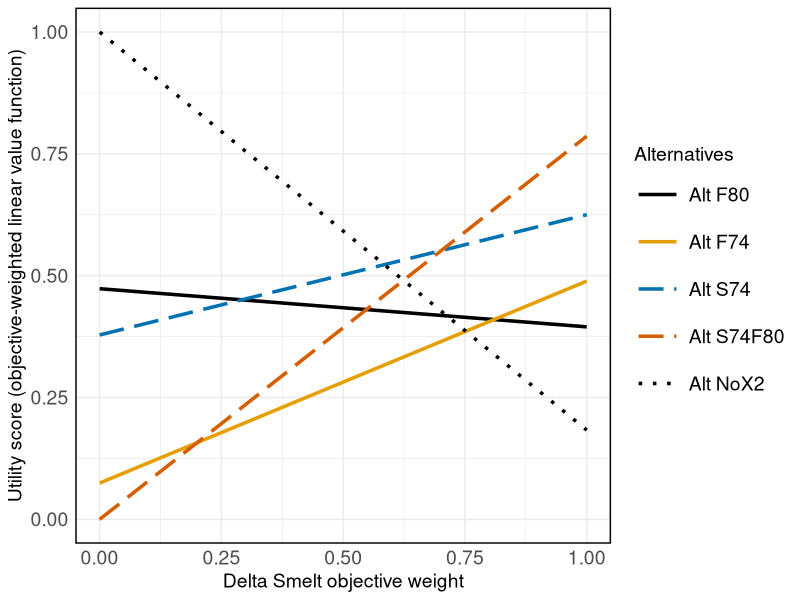
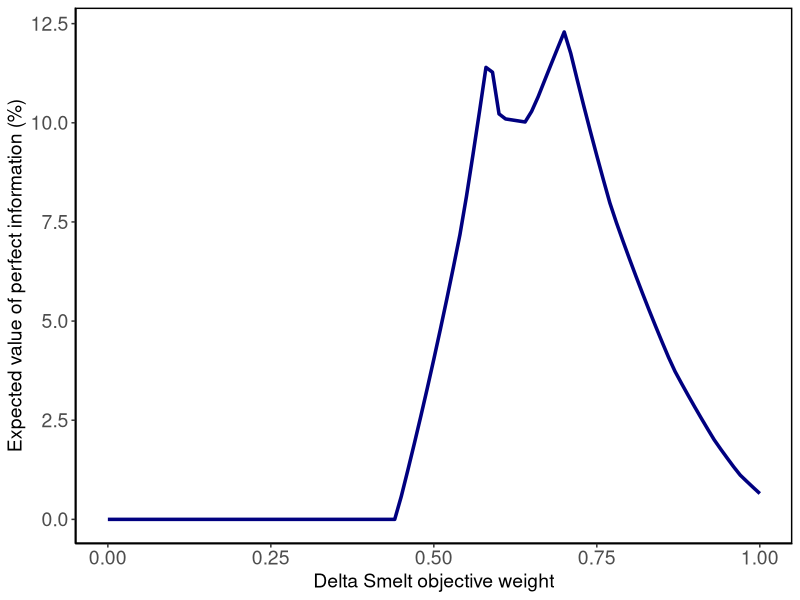
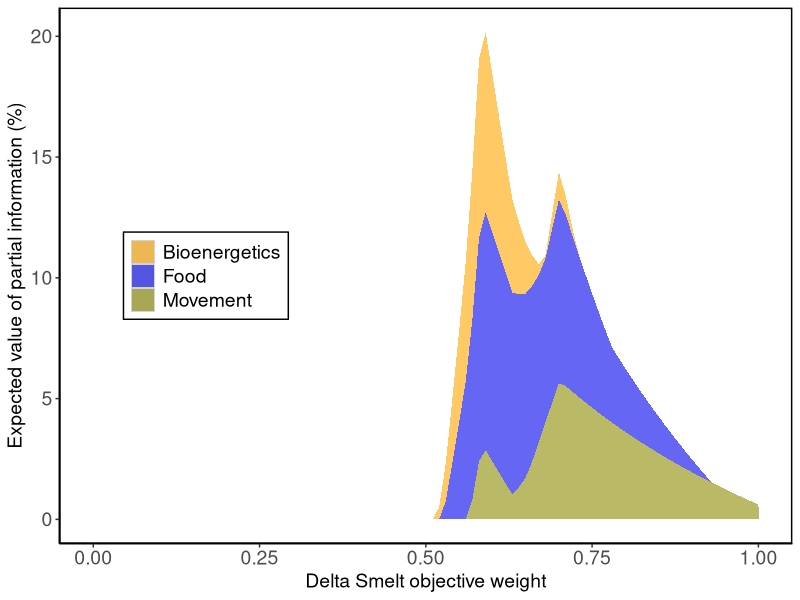
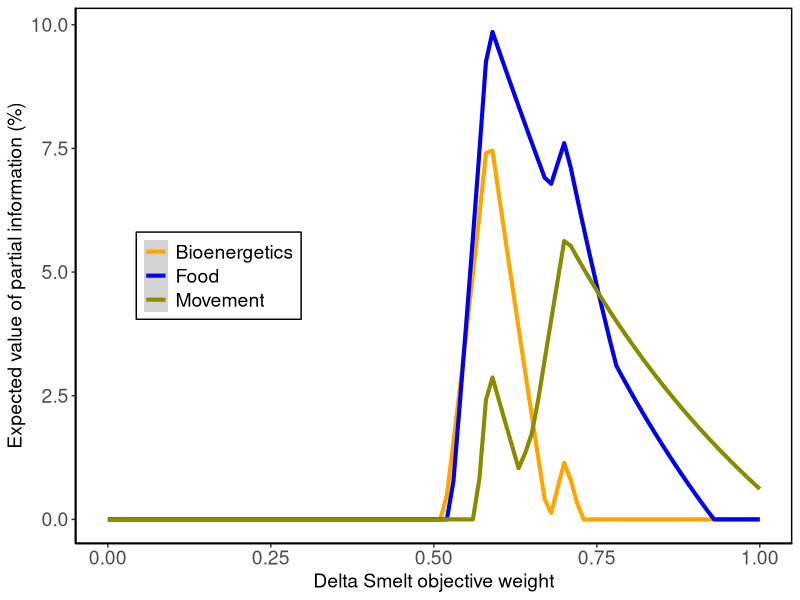
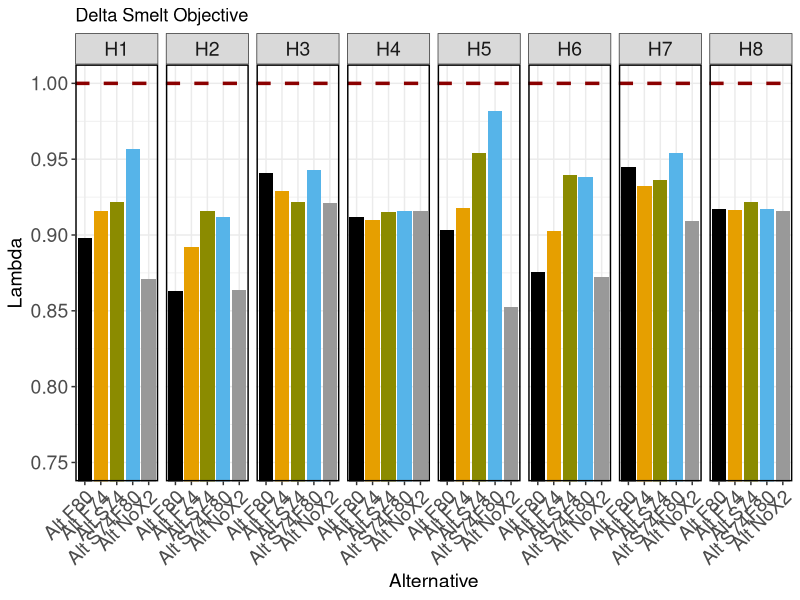
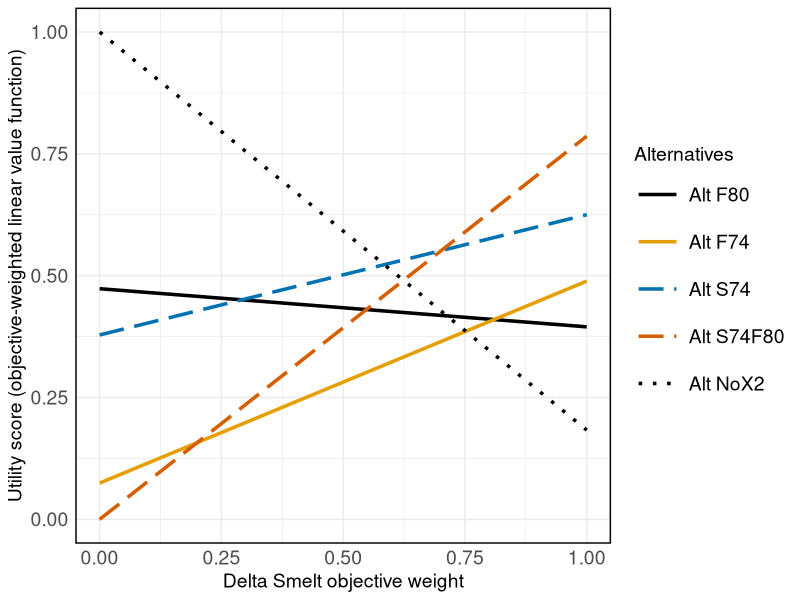
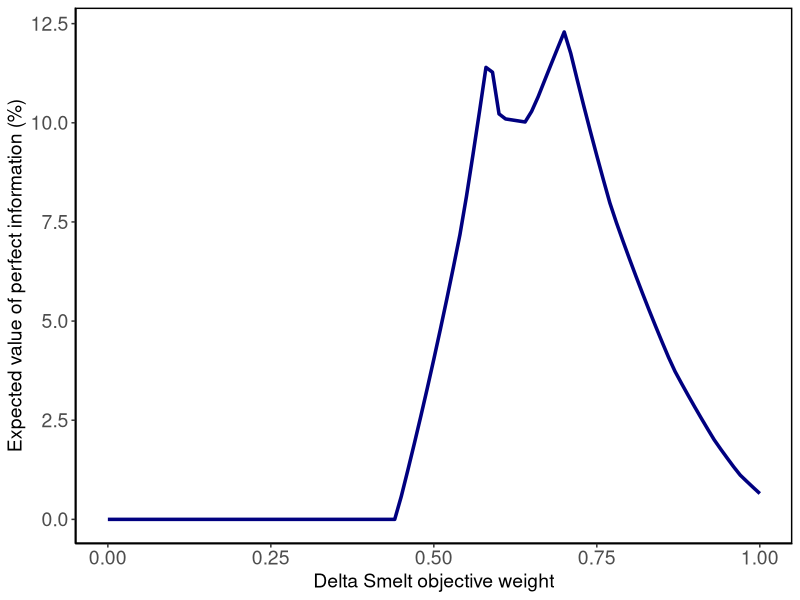
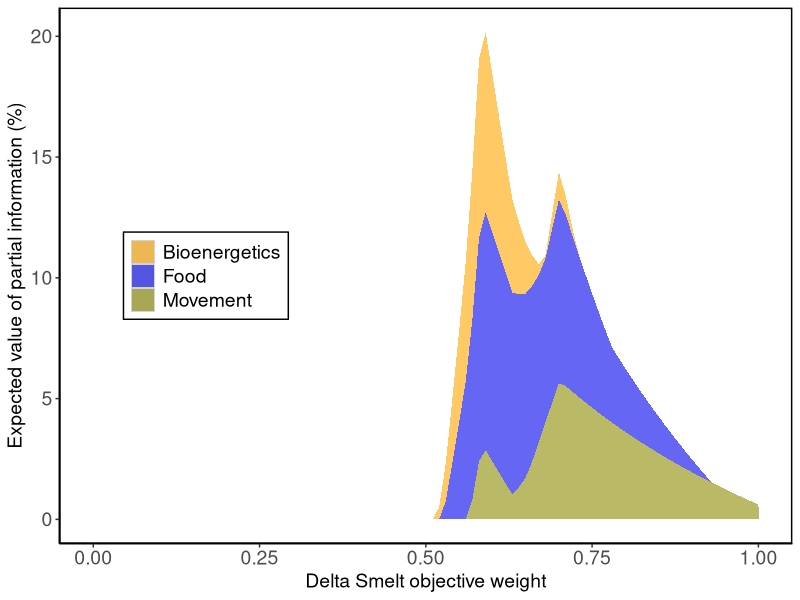

Reproduce these figures in R, in order.
library(tidyverse)

setwd("C:/Users/bmahardja/Documents/GitHub/DeltaSmelt_SummerFallX2_VOI/Consequence_Table")

cons_table <- read.csv(file.path("Data","ConsequenceTable_2024-09-25.csv"))

# Standardize score based on local scale

dsm <- cons_table %>% filter(Objective=="DeltaSmelt") %>%
  mutate(std_score=(Score-min(Score))/(max(Score)-min(Score)))

water <- cons_table %>% filter(Objective=="WaterCost") %>%
  mutate(std_score=(max(Score)-Score)/(max(Score)-min(Score)))


# Hypothesis weights
cons_table_std <- bind_rows(dsm, water) %>% mutate(hypo_weight= case_when(Hypothesis == "H1" ~ 0.2875,
                                                                          Hypothesis == "H2" ~ 0.0875,
                                                                          Hypothesis == "H3" ~ 0.0875,
                                                                          Hypothesis == "H4" ~ 0.0375,
                                                                          Hypothesis == "H5" ~ 0.2875,
                                                                          Hypothesis == "H6" ~ 0.0875,
                                                                          Hypothesis == "H7" ~ 0.0875,
                                                                          Hypothesis == "H8" ~ 0.0375
                                                                          )) %>%
  mutate(score_hyp = hypo_weight*std_score) 

# Create dataset necessary for the line plot
line_plot_data <- cons_table_std %>% group_by(Alternatives,Objective) %>%
  summarise(comp_score = sum(score_hyp)) %>% mutate(fish_weight = case_when(Objective == "DeltaSmelt" ~ 1.0,
                                                                            Objective == "WaterCost" ~ 0))
# Define custom colors
custom_colors <- c("Alt F80" = "black","Alt F74" = "#E69F00", "Alt S74" = "#0072B2", "Alt S74F80"= "#D55E00","Alt NoX2" = "black","Alt NoFlow" = "black")
custom_line <- c("Alt F80" = "solid","Alt F74" = "solid", "Alt S74" = "longdash", "Alt S74F80"= "longdash","Alt NoX2" = "dotted","Alt NoFlow" = "dotted")

# Convert the 'Category' column to a factor with a specific order
line_plot_data$Alternatives <- factor(line_plot_data$Alternatives, levels = c("Alt F80", "Alt F74", "Alt S74",
                                                                                "Alt S74F80","Alt NoX2"))
# Change name for AFS
#levels(line_plot_data$Alternatives)[levels(line_plot_data$Alternatives) == "Alt NoX2"] <- "Alt NoFlow"


# Line plot
plot_scoreline <- ggplot(data=line_plot_data, aes(x=fish_weight, y=comp_score, color=Alternatives,linetype=Alternatives)) +
  geom_line(linewidth= 1.2) +
  theme_minimal()+
  labs(title = NULL,
       x = "Delta Smelt objective weight",
       y = "Utility score (objective-weighted linear value function)") +
  theme(axis.text = element_text(size = 14),  # Increase tick mark font size
  panel.border = element_rect(color = "black", fill = NA, linewidth = 1),
  legend.text=element_text(size=14),
  legend.title=element_text(size=14),
  axis.title.x = element_text(size=14),
  axis.title.y = element_text(size=14),
  legend.key.size = unit(1.2, "cm"))+
  scale_color_manual(values = custom_colors) +
  scale_linetype_manual(values = custom_line)
plot_scoreline

# Export plot
tiff(filename=file.path("Output","Figure_LinePlot_2Objectives.tiff"),
     type="cairo",
     units="in", 
     width=10, #10*1, 
     height=6, #22*1, 
     pointsize=5, #12, 
     res=300,
     compression="lzw")
plot_scoreline
dev.off()

######
# Expected Value of Perfect Information calculation


#####
# Initialize the results data frame
EVPI_results <- data.frame(fish_weight = numeric(), EVPI = numeric(), EV_uncertainty = numeric())

# Assuming cons_table_std is already defined and contains the necessary columns

# Define a function to calculate EVPI for a given fish weight
calculate_EVPI <- function(i) {
  cons_table_reconfig <- cons_table_std %>% 
    dplyr::select(Alternatives, Hypothesis, Objective, std_score, hypo_weight) %>% 
    spread(Objective, std_score) %>% 
    mutate(composite_score = (DeltaSmelt * i) + (WaterCost * (1 - i)))
  
  certainty_calc <- cons_table_reconfig %>% 
    group_by(Hypothesis) %>% 
    summarise(composite_score = max(composite_score), hypo_weight = mean(hypo_weight)) %>%
    mutate(hypothesis_score = composite_score * hypo_weight)
  
  EV_under_certainty <- sum(certainty_calc$hypothesis_score)
  
  uncertainty_calc <- cons_table_reconfig %>% 
    mutate(composite_score_hypo = hypo_weight * composite_score) %>% 
    group_by(Alternatives) %>% 
    summarise(composite_score = sum(composite_score_hypo))
  
  EV_under_uncertainty <- max(uncertainty_calc$composite_score)
  
  EV_PI <- EV_under_certainty - EV_under_uncertainty
  
  # Create a new row with the fish weight and EVPI results
  new_row <- data.frame(fish_weight = i,
                        EVPI = EV_PI, 
                        EV_uncertainty = EV_under_uncertainty)
  
  return(new_row)
}

# Use lapply to calculate EVPI for each fish weight
EVPI_results_list <- lapply(seq(0, 1, 0.01), calculate_EVPI)

# Combine the results into a single data frame
EVPI_results <- do.call(rbind, EVPI_results_list)

# Add percentage of value per Brian Healy's figure
EVPI_results <- EVPI_results %>% mutate(percent_EVPI = EVPI/EV_uncertainty*100)

#####
# Create plot for EVPI
plot_EVPI <- ggplot(EVPI_results, aes(x = fish_weight, y = percent_EVPI)) +
  geom_line(color = "navy", linewidth = 1.2) +  # Line color and thickness
  labs(title = NULL,
       x = "Delta Smelt objective weight",
       y = "Expected value of perfect information (%)") +
  theme_classic() +                          # Classic theme
  theme(axis.text = element_text(size = 14),  # Increase tick mark font size
        panel.border = element_rect(color = "black", fill = NA, linewidth = 1),
        legend.text=element_text(size=14),
        legend.title=element_text(size=14),
        axis.title.x = element_text(size=14),
        axis.title.y = element_text(size=14))
plot_EVPI

# Export plot
tiff(filename=file.path("Output","Figure_EVPI_2Objectives.tiff"),
     type="cairo",
     units="in", 
     width=8, #10*1, 
     height=6, #22*1, 
     pointsize=5, #12, 
     res=300,
     compression="lzw")
plot_EVPI
dev.off()

        
######
# Partial Expected Value of Perfect Information calculation

# Partial EVPI for resolving the food hypothesis

# Set up the data frame
EVPI_results_partial_food <- data.frame(fish_weight = numeric(),
                                        EVPI = numeric(), 
                                        Hypothesis = factor())

# Define a function to calculate partial EVPI for a given fish weight
calculate_partial_EVPI_food <- function(i) {
  cons_table_reconfig <- cons_table_std %>% 
    dplyr::select(Alternatives, Hypothesis, Objective, std_score, hypo_weight) %>% 
    spread(Objective, std_score) %>% 
    mutate(composite_score = (DeltaSmelt * i) + (WaterCost * (1 - i))) %>%
    # Create a new column that defines the food hypothesis
    mutate(Hypothesis_food = case_when(Hypothesis == "H1" ~ "Food",
                                       Hypothesis == "H2" ~ "Food",
                                       Hypothesis == "H3" ~ "No Food",
                                       Hypothesis == "H4" ~ "No Food",
                                       Hypothesis == "H5" ~ "Food",
                                       Hypothesis == "H6" ~ "Food",
                                       Hypothesis == "H7" ~ "No Food",
                                       Hypothesis == "H8" ~ "No Food"))
  
  partial_certainty_calc <- cons_table_reconfig %>% 
    group_by(Hypothesis_food, Alternatives) %>% 
    mutate(composite_score_hypo = hypo_weight * composite_score) %>%
    summarise(composite_score = sum(composite_score_hypo), 
              hypo_weight = sum(hypo_weight), .groups = 'drop') %>%
    # Remember to divide everything by the collapsed/combined hypothesis weights
    mutate(composite_score = composite_score / hypo_weight) %>% 
    ungroup() %>%
    group_by(Hypothesis_food) %>% 
    summarise(hypo_weight = mean(hypo_weight), 
              best_score = max(composite_score), .groups = 'drop') %>%
    mutate(score_for_EVPI = hypo_weight * best_score)
  
  EV_under_partial_certainty <- sum(partial_certainty_calc$score_for_EVPI)
  
  uncertainty_calc <- cons_table_reconfig %>% 
    mutate(composite_score_hypo = hypo_weight * composite_score) %>% 
    group_by(Alternatives) %>% 
    summarise(composite_score = sum(composite_score_hypo), .groups = 'drop')
  
  EV_under_uncertainty <- max(uncertainty_calc$composite_score)
  
  EVPI_partial_food <- EV_under_partial_certainty - EV_under_uncertainty
  
  # Create a new row with the fish weight and EVPI results
  new_row <- data.frame(fish_weight = i,
                        EVPI = EVPI_partial_food,
                        Hypothesis = "Food")
  
  return(new_row)
}

# Use lapply to calculate the partial EVPI for each fish weight
EVPI_results_list <- lapply(seq(0, 1, 0.01), calculate_partial_EVPI_food)

# Combine the results into a single data frame
EVPI_results_partial_food <- do.call(rbind, EVPI_results_list)


# Set up the data frame
EVPI_results_partial_movement <- data.frame(fish_weight = numeric(),
                                            EVPI = numeric(), 
                                            Hypothesis = factor())

# Define a function to calculate partial EVPI for a given fish weight
calculate_partial_EVPI_movement <- function(i) {
  cons_table_reconfig <- cons_table_std %>% 
    dplyr::select(Alternatives, Hypothesis, Objective, std_score, hypo_weight) %>% 
    spread(Objective, std_score) %>% 
    mutate(composite_score = (DeltaSmelt * i) + (WaterCost * (1 - i))) %>%
    # Create a new column that defines the movement hypothesis
    mutate(Hypothesis_movement = case_when(Hypothesis == "H1" ~ "Movement",
                                           Hypothesis == "H2" ~ "No Movement",
                                           Hypothesis == "H3" ~ "Movement",
                                           Hypothesis == "H4" ~ "No Movement",
                                           Hypothesis == "H5" ~ "Movement",
                                           Hypothesis == "H6" ~ "No Movement",
                                           Hypothesis == "H7" ~ "Movement",
                                           Hypothesis == "H8" ~ "No Movement"))
  
  partial_certainty_calc <- cons_table_reconfig %>% 
    group_by(Hypothesis_movement, Alternatives) %>% 
    mutate(composite_score_hypo = hypo_weight * composite_score) %>%
    summarise(composite_score = sum(composite_score_hypo), 
              hypo_weight = sum(hypo_weight), .groups = 'drop') %>%
    # Remember to divide everything by the collapsed/combined hypothesis weights
    mutate(composite_score = composite_score / hypo_weight) %>% 
    ungroup() %>%
    group_by(Hypothesis_movement) %>% 
    summarise(hypo_weight = mean(hypo_weight), 
              best_score = max(composite_score), .groups = 'drop') %>%
    mutate(score_for_EVPI = hypo_weight * best_score)
  
  EV_under_partial_certainty <- sum(partial_certainty_calc$score_for_EVPI)
  
  uncertainty_calc <- cons_table_reconfig %>% 
    mutate(composite_score_hypo = hypo_weight * composite_score) %>% 
    group_by(Alternatives) %>% 
    summarise(composite_score = sum(composite_score_hypo), .groups = 'drop')
  
  EV_under_uncertainty <- max(uncertainty_calc$composite_score)
  
  EVPI_partial_movement <- EV_under_partial_certainty - EV_under_uncertainty
  
  # Create a new row with the fish weight and EVPI results
  new_row <- data.frame(fish_weight = i,
                        EVPI = EVPI_partial_movement,
                        Hypothesis = "Movement")
  
  return(new_row)
}

# Use lapply to calculate the partial EVPI for each fish weight
EVPI_results_list_movement <- lapply(seq(0, 1, 0.01), calculate_partial_EVPI_movement)

# Combine the results into a single data frame
EVPI_results_partial_movement <- do.call(rbind, EVPI_results_list_movement)

# Add bioenergetic uncertainty

# Set up the data frame
EVPI_results_partial_bioenergetics <- data.frame(fish_weight = numeric(),
                                            EVPI = numeric(), 
                                            Hypothesis = factor())

# Define a function to calculate partial EVPI for a given fish weight
calculate_partial_EVPI_bioenergetics <- function(i) {
  cons_table_reconfig <- cons_table_std %>% 
    dplyr::select(Alternatives, Hypothesis, Objective, std_score, hypo_weight) %>% 
    spread(Objective, std_score) %>% 
    mutate(composite_score = (DeltaSmelt * i) + (WaterCost * (1 - i))) %>%
    # Create a new column that defines the movement hypothesis
    mutate(Hypothesis_bioenergetics = case_when(Hypothesis == "H1" ~ "IBMR_v1",
                                           Hypothesis == "H2" ~ "IBMR_v1",
                                           Hypothesis == "H3" ~ "IBMR_v1",
                                           Hypothesis == "H4" ~ "IBMR_v1",
                                           Hypothesis == "H5" ~ "IBMR_v2",
                                           Hypothesis == "H6" ~ "IBMR_v2",
                                           Hypothesis == "H7" ~ "IBMR_v2",
                                           Hypothesis == "H8" ~ "IBMR_v2"))
  
  partial_certainty_calc <- cons_table_reconfig %>% 
    group_by(Hypothesis_bioenergetics, Alternatives) %>% 
    mutate(composite_score_hypo = hypo_weight * composite_score) %>%
    summarise(composite_score = sum(composite_score_hypo), 
              hypo_weight = sum(hypo_weight), .groups = 'drop') %>%
    # Remember to divide everything by the collapsed/combined hypothesis weights
    mutate(composite_score = composite_score / hypo_weight) %>% 
    ungroup() %>%
    group_by(Hypothesis_bioenergetics) %>% 
    summarise(hypo_weight = mean(hypo_weight), 
              best_score = max(composite_score), .groups = 'drop') %>%
    mutate(score_for_EVPI = hypo_weight * best_score)
  
  EV_under_partial_certainty <- sum(partial_certainty_calc$score_for_EVPI)
  
  uncertainty_calc <- cons_table_reconfig %>% 
    mutate(composite_score_hypo = hypo_weight * composite_score) %>% 
    group_by(Alternatives) %>% 
    summarise(composite_score = sum(composite_score_hypo), .groups = 'drop')
  
  EV_under_uncertainty <- max(uncertainty_calc$composite_score)
  
  EVPI_partial_bioenergetics <- EV_under_partial_certainty - EV_under_uncertainty
  
  # Create a new row with the fish weight and EVPI results
  new_row <- data.frame(fish_weight = i,
                        EVPI = EVPI_partial_bioenergetics,
                        Hypothesis = "Bioenergetics")
  
  return(new_row)
}

# Use lapply to calculate the partial EVPI for each fish weight
EVPI_results_list_bioenergetics <- lapply(seq(0, 1, 0.01), calculate_partial_EVPI_bioenergetics)

# Combine the results into a single data frame
EVPI_results_partial_bioenergetics <- do.call(rbind, EVPI_results_list_bioenergetics)


# Combine the three datasets together
EVPI_results_combined <- bind_rows(EVPI_results_partial_food,EVPI_results_partial_movement,EVPI_results_partial_bioenergetics)

EVPI_results_combined <- EVPI_results_combined %>% left_join(EVPI_results %>% select(fish_weight,EV_uncertainty)) %>%
  mutate(percent_EVPI = EVPI/EV_uncertainty*100)

# Define custom colors
custom_colors <- c("Food" = "blue2", "Movement" = "yellow4", "Bioenergetics" = "orange")

# Stacked area chart
plot_partial_EVPI_stack <- ggplot(EVPI_results_combined, aes(x=fish_weight, y=percent_EVPI, fill=Hypothesis)) + 
  geom_area(alpha=0.6, position='stack') + 
   labs(title = NULL,
       x = "Delta Smelt objective weight",
       y = "Expected value of partial information (%)") +
  theme_classic() +                          # Classic theme 
  theme(axis.text = element_text(size = 14),
        panel.border = element_rect(color = "black", fill = NA, linewidth = 1),
        legend.text=element_text(size=14),
        legend.title=element_text(size=14),
        axis.title.x = element_text(size=14),
        axis.title.y = element_text(size=14))+
  theme(legend.title = element_blank(),      # Remove legend title
        legend.position = c(0.2, 0.5),            # Position the legend
        legend.background = element_rect(color = "black"), # Legend background
        legend.key = element_rect(fill = "lightgray")) + # Legend key color
  scale_fill_manual(values = custom_colors)  +   # Use a color palette
  scale_color_manual(values = custom_colors)

plot_partial_EVPI_stack

# Export plot
tiff(filename=file.path("Output","Figure_EVPI_partial_2Objectives_stack.tiff"),
     type="cairo",
     units="in", 
     width=8, #10*1, 
     height=6, #22*1, 
     pointsize=5, #12, 
     res=300,
     compression="lzw")
plot_partial_EVPI_stack
dev.off()

# Line plot
plot_partial_EVPI_line <- ggplot(EVPI_results_combined, aes(x=fish_weight, y=percent_EVPI, fill=Hypothesis)) + 
  #geom_area(alpha=0.6, position='stack') +  
  geom_line(aes(color=Hypothesis),size=1.4)+
  labs(title = NULL,
       x = "Delta Smelt objective weight",
       y = "Expected value of partial information (%)") +
  theme_classic() +                          # Classic theme 
  theme(axis.text = element_text(size = 14),
        panel.border = element_rect(color = "black", fill = NA, linewidth = 1),
        legend.text=element_text(size=14),
        legend.title=element_text(size=14),
        axis.title.x = element_text(size=14),
        axis.title.y = element_text(size=14))+
  theme(legend.title = element_blank(),      # Remove legend title
        legend.position = c(0.2, 0.5),            # Position the legend
  legend.background = element_rect(color = "black"), # Legend background
  legend.key = element_rect(fill = "lightgray")) + # Legend key color
  scale_fill_manual(values = custom_colors)  +   # Use a color palette
  scale_color_manual(values = custom_colors)

plot_partial_EVPI_line

# Export plot
tiff(filename=file.path("Output","Figure_EVPI_partial_2Objectives_line.tiff"),
     type="cairo",
     units="in", 
     width=8, #10*1, 
     height=6, #22*1, 
     pointsize=5, #12, 
     res=300,
     compression="lzw")
plot_partial_EVPI_line
dev.off()

#######
# Alternate way of showing data instead of consequence table
# Using bar chart

# Define custom colors
custom_colors_alt <- c("Alt F80" = "#000000", "Alt F74" = "#E69F00",
                       "Alt S74" = "yellow4" , "Alt S74F80" = "#56B4E9","Alt NoX2"= "#999999")

# Grab data for the water cost plot
data_plot_water <- cons_table %>% filter(Objective=="WaterCost"&Hypothesis=="H1") %>%
  select(-Hypothesis)

# Convert the 'Category' column to a factor with a specific order
data_plot_water$Alternatives <- factor(data_plot_water$Alternatives, levels = c("Alt F80", "Alt F74", "Alt S74",
                                                                                "Alt S74F80","Alt NoX2"))

# Change name for AFS
#levels(data_plot_water$Alternatives)[levels(data_plot_water$Alternatives) == "Alt NoX2"] <- "Alt NoFlow"

# Water cost plot
plot_bar_water <- ggplot(data_plot_water, aes(x=Alternatives, y=Score, fill=Alternatives)) +
  geom_bar(stat = "identity") +
  labs(title = "Water Cost Objective",
       x = "Alternative",
       y = "Thousand Acre Feet") + 
  scale_fill_manual(values = custom_colors_alt,guide="none")  +   # Use a color palette
  theme_bw() +                          # Classic theme 
  theme(axis.text = element_text(size = 14),
        panel.border = element_rect(color = "black", fill = NA, linewidth = 1),
        axis.title.x = element_text(size=14),
        axis.title.y = element_text(size=14))
#plot_bar_water

# Export plot
tiff(filename=file.path("Output","Figure_BarPlot_WaterObjective.tiff"),
     type="cairo",
     units="in", 
     width=8, #10*1, 
     height=5, #22*1, 
     pointsize=5, #12, 
     res=300,
     compression="lzw")
plot_bar_water
dev.off()

# Grab data for the delta smelt plot
data_plot_dsm <- dsm

# Convert the 'Category' column to a factor with a specific order
data_plot_dsm$Alternatives <- factor(data_plot_dsm$Alternatives, levels = c("Alt F80", "Alt F74", "Alt S74",
                                                                                "Alt S74F80","Alt NoX2"))
# Change name for AFS
#levels(data_plot_dsm$Alternatives)[levels(data_plot_dsm$Alternatives) == "Alt NoX2"] <- "Alt NoFlow"

# Delta Smelt obj plot
plot_bar_dsm <- ggplot(data_plot_dsm, aes(x=Alternatives, y=Score, fill=Alternatives)) +
  geom_bar(stat = "identity") +
  labs(title = "Delta Smelt Objective",
       x = "Alternative",
       y = "Lambda") + 
  facet_grid(cols = vars(Hypothesis)) +
  scale_fill_manual(values = custom_colors_alt,guide="none")  +   # Use a color palette
  theme_bw() +                          # Classic theme 
  coord_cartesian(ylim=c(0.75,1.00)) +
  theme(axis.text.y = element_text(size = 14),
        axis.text.x = element_text(size = 14,angle = 45, hjust = 1),
        panel.border = element_rect(color = "black", fill = NA, linewidth = 1),
        axis.title.x = element_text(size=14),
        axis.title.y = element_text(size=14),
        strip.text = element_text(size = 14))+
  geom_hline(yintercept=1, linetype="dashed", color = "darkred",linewidth=1.2)
plot_bar_dsm


# Export plot
tiff(filename=file.path("Output","Figure_BarPlot_DeltaSmeltObjective.tiff"),
     type="cairo",
     units="in", 
     width=12, #10*1, 
     height=6, #22*1, 
     pointsize=5, #12, 
     res=300,
     compression="lzw")
plot_bar_dsm
dev.off()













#################################
#Excess code DO NOT USE
# VOI
fish_weight <- 0.87

cons_table_reconfig <- cons_table_std %>% dplyr::select(Alternatives,Hypothesis,Objective,std_score,hypo_weight) %>% 
  spread(Objective,std_score) %>% mutate(composite_score = (DeltaSmelt*fish_weight)+(WaterCost*(1-fish_weight)) )

certainty_calc <- cons_table_reconfig %>% group_by(Hypothesis) %>% summarise(composite_score=max(composite_score),hypo_weight = mean(hypo_weight)) %>%
  mutate(hypothesis_score = composite_score*hypo_weight)

EV_under_certainty <- sum(certainty_calc$hypothesis_score)

uncertainty_calc <- cons_table_reconfig %>% mutate(composite_score_hypo = hypo_weight*composite_score) %>% group_by(Alternatives) %>% 
  summarise(composite_score = sum(composite_score_hypo))

EV_under_uncertainty <- max(uncertainty_calc$composite_score)

EVPI <- EV_under_certainty - EV_under_uncertainty

# Old code using for loop before switching to lapply
# Set up the data frame
EVPI_results <- data.frame(fish_weight = numeric(),
                           EVPI = numeric(), EV_uncertainty=numeric())
# Loop function across objective weights
for (i in seq(0, 1, 0.01)) {
  cons_table_reconfig <- cons_table_std %>% dplyr::select(Alternatives,Hypothesis,Objective,std_score,hypo_weight) %>% 
    spread(Objective,std_score) %>% mutate(composite_score = (DeltaSmelt*i)+(WaterCost*(1-i)) )
  
  certainty_calc <- cons_table_reconfig %>% group_by(Hypothesis) %>% summarise(composite_score=max(composite_score),hypo_weight = mean(hypo_weight)) %>%
    mutate(hypothesis_score = composite_score*hypo_weight)
  
  EV_under_certainty <- sum(certainty_calc$hypothesis_score)
  
  uncertainty_calc <- cons_table_reconfig %>% mutate(composite_score_hypo = hypo_weight*composite_score) %>% group_by(Alternatives) %>% 
    summarise(composite_score = sum(composite_score_hypo))
  
  EV_under_uncertainty <- max(uncertainty_calc$composite_score)
  
  EV_PI <- EV_under_certainty - EV_under_uncertainty
  
  # Create a new row with the iteration number, value, and calculation description
  new_row <- data.frame(fish_weight = i,
                        EVPI = EV_PI, EV_uncertainty=EV_under_uncertainty)
  
  # Append the new row to the results data frame
  EVPI_results <- rbind(EVPI_results, new_row)
}

# Add percentage of value per Brian Healy's figure
EVPI_results <- EVPI_results %>% mutate(percent_EVPI = EVPI/EV_uncertainty*100)

#####
# Food only
fish_weight <- 0.2

cons_table_reconfig <- cons_table_std %>% dplyr::select(Alternatives,Hypothesis,Objective,std_score,hypo_weight) %>% 
  spread(Objective,std_score) %>% mutate(composite_score = (DeltaSmelt*fish_weight)+(WaterCost*(1-fish_weight)) ) %>%
  # Create a new column that defines the food hypothesis
  mutate(Hypothesis_food = case_when(Hypothesis == "H1" ~ "Food",
                                     Hypothesis == "H2" ~ "Food",
                                     Hypothesis == "H3" ~ "No Food",
                                     Hypothesis == "H4" ~ "No Food"))

partial_certainty_calc <- cons_table_reconfig %>% group_by(Hypothesis_food,Alternatives) %>% mutate(composite_score_hypo = hypo_weight*composite_score) %>%
  summarise(composite_score = sum(composite_score_hypo),hypo_weight=sum(hypo_weight)) %>% mutate(composite_score=composite_score/hypo_weight) %>% ungroup() %>%
  group_by(Hypothesis_food) %>% summarise(hypo_weight=mean(hypo_weight),best_score=max(composite_score)) %>% 
  mutate(score_for_EVPI = hypo_weight*best_score)

EV_under_partial_certainty <- sum(partial_certainty_calc$score_for_EVPI)

uncertainty_calc <- cons_table_reconfig %>% mutate(composite_score_hypo = hypo_weight*composite_score) %>% group_by(Alternatives) %>% 
  summarise(composite_score = sum(composite_score_hypo))

EV_under_uncertainty <- max(uncertainty_calc$composite_score)

EVPI_partial_food <- EV_under_partial_certainty - EV_under_uncertainty
EV_under_partial_certainty - EV_under_uncertainty


# Partial EVPI for resolving the movement hypothesis
# Set up the data frame
EVPI_results_partial_movement <- data.frame(fish_weight = numeric(),
                                            EVPI = numeric(), Hypothesis = factor())

# Loop function across objective weights
for (i in seq(0, 1, 0.01)) {
  cons_table_reconfig <- cons_table_std %>% dplyr::select(Alternatives,Hypothesis,Objective,std_score,hypo_weight) %>% 
    spread(Objective,std_score) %>% mutate(composite_score = (DeltaSmelt*i)+(WaterCost*(1-i)) ) %>%
    # Create a new column that defines the food hypothesis
    mutate(Hypothesis_movement = case_when(Hypothesis == "H1" ~ "Movement",
                                           Hypothesis == "H2" ~ "No Movement",
                                           Hypothesis == "H3" ~ "Movement",
                                           Hypothesis == "H4" ~ "No Movement"))
  
  partial_certainty_calc <- cons_table_reconfig %>% group_by(Hypothesis_movement,Alternatives) %>% mutate(composite_score_hypo = hypo_weight*composite_score) %>%
    summarise(composite_score = sum(composite_score_hypo),hypo_weight=sum(hypo_weight)) %>% 
    # Remember to divide everything by the collapsed/combined hypothesis weights
    mutate(composite_score=composite_score/hypo_weight) %>% ungroup() %>%
    group_by(Hypothesis_movement) %>% summarise(hypo_weight=mean(hypo_weight),best_score=max(composite_score)) %>% 
    mutate(score_for_EVPI = hypo_weight*best_score)
  
  EV_under_partial_certainty <- sum(partial_certainty_calc$score_for_EVPI)
  
  uncertainty_calc <- cons_table_reconfig %>% mutate(composite_score_hypo = hypo_weight*composite_score) %>% group_by(Alternatives) %>% 
    summarise(composite_score = sum(composite_score_hypo))
  
  EV_under_uncertainty <- max(uncertainty_calc$composite_score)
  
  EVPI_partial_movement <- EV_under_partial_certainty - EV_under_uncertainty
  
  # Create a new row with the iteration number, value, and calculation description
  new_row <- data.frame(fish_weight = i,
                        EVPI = EVPI_partial_movement,
                        Hypothesis = "Movement")
  
  # Append the new row to the results data frame
  EVPI_results_partial_movement <- rbind(EVPI_results_partial_movement, new_row)
}



